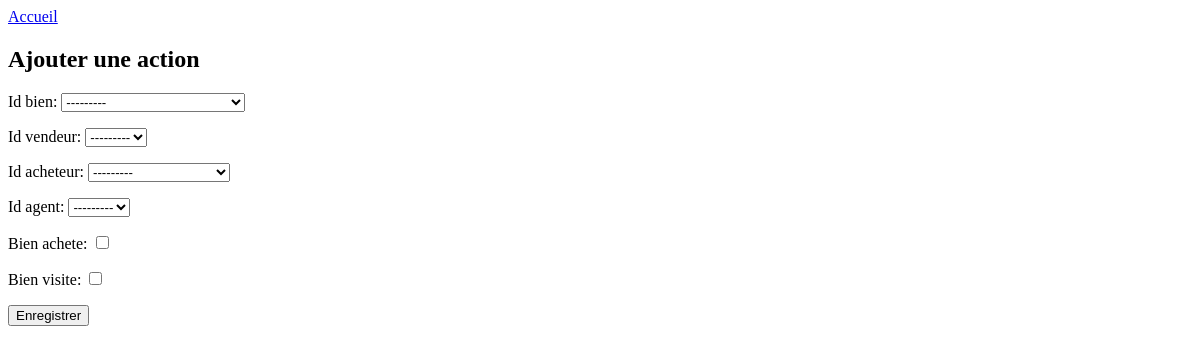
The app's page /ajouter_fait, older data.
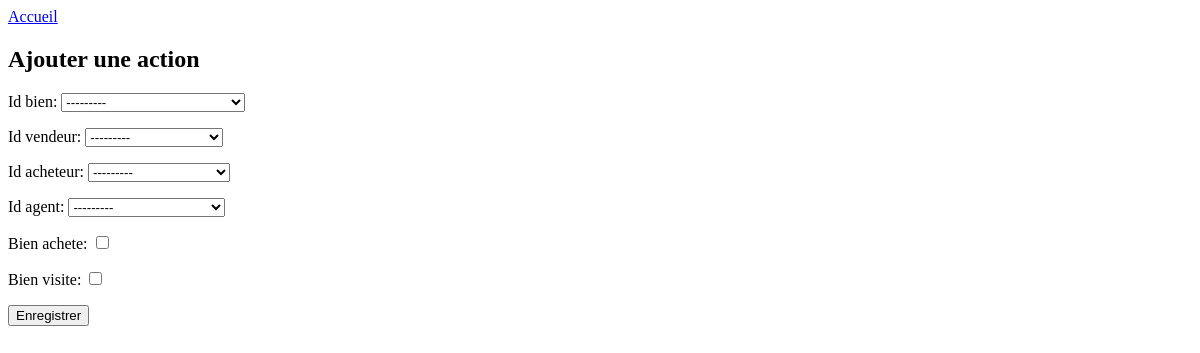
The same page, newer data.
### appli_agence_immo/models.py (models this page shows)
class Vendeurs(models.Model):
    id_vendeur=models.IntegerField(primary_key=True)
    nom=models.CharField(max_length=30)

class Agent_immo(models.Model):
    id_agent=models.IntegerField(primary_key=True)
    nom=models.CharField(max_length=20)

### appli_agence_immo/views.py (the view)
# urls.py: path('ajouter_fait', views.ajouter_fait, name='ajouter_fait'),
def ajouter_fait(request):
    if request.method == 'POST':
        form = AchatForm(request.POST)
        if form.is_valid():
            form.save()
            return redirect('main')  # redirige vers une autre vue ou page
    else:
        form = AchatForm()
    return render(request, 'ajouter_fait.html', {'form': form})

### appli_agence_immo/forms.py
class AchatForm(ModelForm):
    class Meta:
        model = Achat
        fields = "__all__"

### appli_agence_immo/templates/ajouter_fait.html (shortened to what this page needs)
<p><a href="{% url 'main' %}"> Accueil </a></p>
<h2>Ajouter une action</h2>
<form method="post">
    {{ form.as_p }}
    <button type="submit">Enregistrer</button>
</form>

Row changes from the older to the newer data that the page shows:
added Vendeurs: id_vendeur "---------"
added Agent_immo: id_agent "---------"
Text that changed along with them:
form field id_vendeur: "---------" → (not shown)
form field id_agent: "---------" → (not shown)
